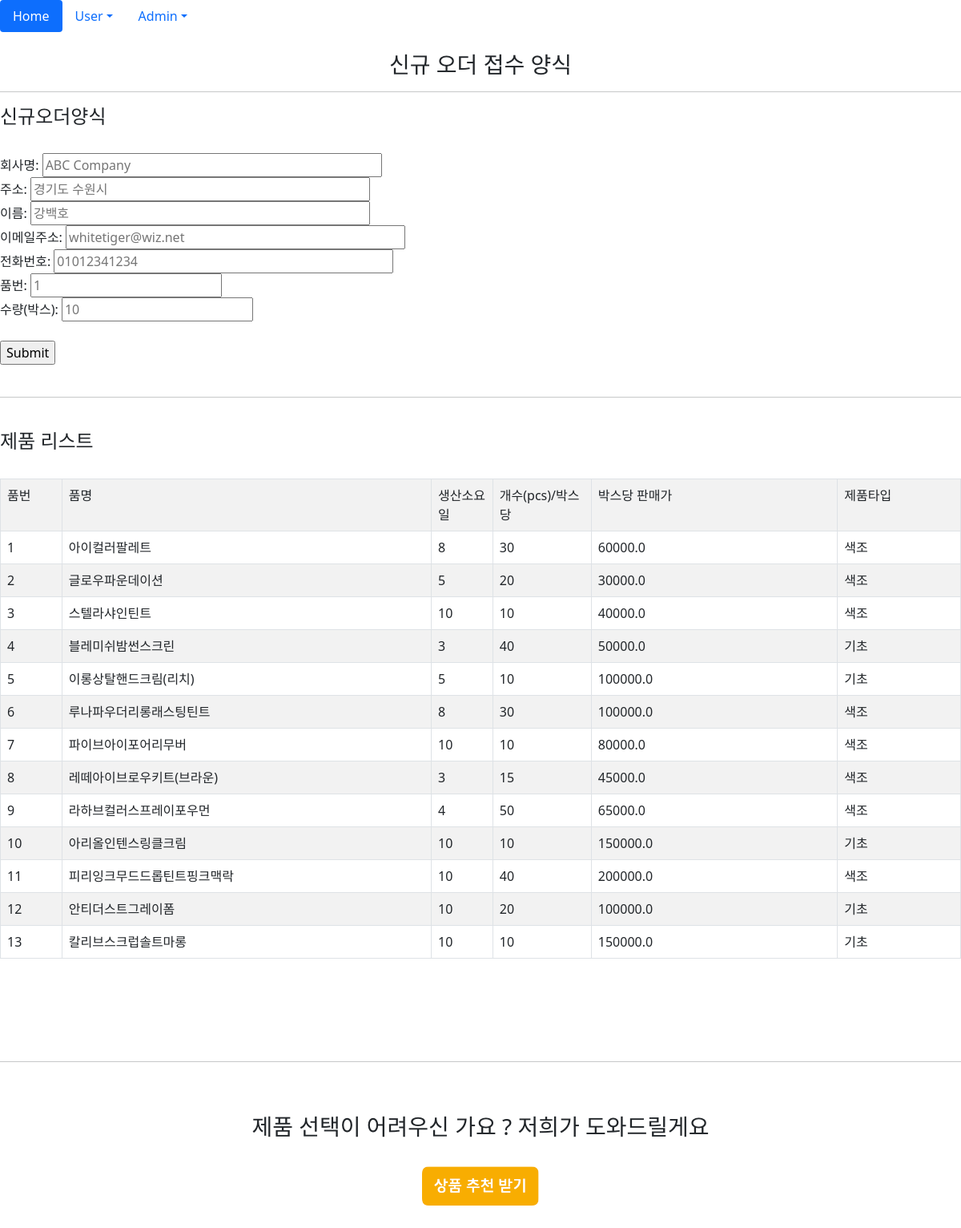
/user, run on the app's committed database.
### flask_app/models/sales.py (models this page shows, shortened)
class Products(db.Model):
    id = db.Column(db.Integer(), primary_key=True)
    name = db.Column(db.String(), nullable = False, unique=True)
    lead_time_days= db.Column(db.Integer(), nullable = False)
    pcs_for_box = db.Column(db.Integer(), nullable = False)
    price_for_box = db.Column(db.Float, nullable = False)
    prod_type = db.Column(db.String)

### flask_app/routes/main_routes.py (the view)
@bp.route('/user', methods = ["GET"])
def new_form():
    product_list = db.session.query(sales.Products).all()
    return render_template('form_.html', product_list = product_list)

### flask_app/templates/form_.html (shortened to what this page needs)
<!doctype html>
<html lang="en">
  <head>
    <link href="https://cdn.jsdelivr.net/npm/bootstrap@5.0.2/dist/css/bootstrap.min.css" rel="stylesheet">
  </head>
  <body>
        <div class = 'inner'>
        <ul class="nav nav-pills">
        <li class="nav-item">
            <a class="nav-link active" aria-current="page" href="{{ url_for('main.index') }}">Home</a>
        </li>
        <li class="nav-item dropdown">
            <a class="nav-link dropdown-toggle" data-bs-toggle="dropdown" href="#" role="button" aria-expanded="false">User</a>
            <li class="nav-item dropdown">
                <a class="nav-link dropdown-toggle" data-bs-toggle="dropdown" href="#" role="button" aria-expanded="false">Admin</a>
        </div><br>
        <center>
    <h3>신규 오더 접수 양식</h3></center>
    <div>
        <hr/>
    <h4>신규오더양식</h4>
    </div><br>
    <div id="form">
        <form method = "post" action='/user'>
            <div class="form-group">
            <label for="formGroupExampleInput">회사명:</label>
            <input id="company" name="company" type="text" placeholder="ABC Company" placeholder="10" size="40" required /><br>
            </div>
            <div class="form-group">
            <label for="formGroupExampleInput">주소:</label>
            <input id="location" name="location" type="text" placeholder="경기도 수원시" placeholder="10" size="40" required /><br>
            </div>
            <div class="form-group">
            <label>이름:</label>
            <input id="contact_name" name="contact_name" type="text" placeholder="강백호" placeholder="10" size="40" required /><br>
            </div>
            <div class="form-group"></class>
            <label>이메일주소:</label>
            <input id="email" name="email" type="text" placeholder="whitetiger@wiz.net" placeholder="10" size="40" required /><br>
            </div>
            <div class="form-group"></class>
            <label>전화번호:</label>
            <input id="mobile" name="mobile" type="text" placeholder="01012341234" placeholder="10" size="40" required /><br>
            </div>
            <div class="form-group"></class>
            <label>품번:</label>
            <input id="item_id" name="item_id" type="number" placeholder=1 placeholder="10" size="40" required /><br>
            </div>
            <div class="form-group"></class>
            <label>수량(박스):</label>
            <input id="qty" name="qty" type="number" placeholder=10 placeholder="10" size="40" required /><br>
            </div>
            <br>
            <input type="submit" value="Submit">
        </form>
    </div>   <br>
<hr/>
<br>
    <h4>제품 리스트</h4>
    <br>
    <div id="product">
        <table class="table table-bordered table-striped" style="width:100%; height: auto;">
            <tr>
                <td style="width: 50px;">
                    품번
                </td>
                <td style="width: 300px;">
                    품명
                </td>
                <td style="width: 50px;">
                    생산소요일
                </td>
                <td style="width: 80px;">
                    개수(pcs)/박스당
                </td>
                <td style="width: 200px;">
                    박스당 판매가
                </td>
                <td style="width: 100px;">
                    제품타입
                </td>
            </tr>
            {% for items in product_list %}
            <tr>
                <td>
                    {{items.id}}
                </td>
                <td>
                    {{items.name}}
                </td>
                <td>
                    {{items.lead_time_days}}
                </td>
                <td>
                    {{items.pcs_for_box}}
                </td>
                <td>
                    {{items.price_for_box}}
                </td>
                <td>
                    {{items.prod_type}}
                </td>
            </tr>
            {% endfor %}
        </table><br>
    </div>
    <br>
<div align=center>
    <br>
    <br>
<div>
<hr>
<br>
<br>
<h3>  제품 선택이 어려우신 가요 ? 저희가 도와드릴게요  </h3><br></div>
<a href = "{{ url_for('main.recommend_index') }}"><img src="/static/image/recom.png" height="50" width="150"></a>
<br>
<br>
<br>
</div>
<br>
<br>
</body>
</html>

### data on the page
Products: id "1", name "아이컬러팔레트", lead_time_days "8", pcs_for_box "30", price_for_box "60000.0", prod_type "색조"
Products: id "2", name "글로우파운데이션", lead_time_days "5", pcs_for_box "20", price_for_box "30000.0", prod_type "색조"
Products: id "3", name "스텔라샤인틴트", lead_time_days "10", pcs_for_box "10", price_for_box "40000.0", prod_type "색조"
Products: id "4", name "블레미쉬밤썬스크린", lead_time_days "3", pcs_for_box "40", price_for_box "50000.0", prod_type "기초"
Products: id "5", name "이롱상탈핸드크림(리치)", lead_time_days "5", pcs_for_box "10", price_for_box "100000.0", prod_type "기초"
Products: id "6", name "루나파우더리롱래스팅틴트", lead_time_days "8", pcs_for_box "30", price_for_box "100000.0", prod_type "색조"
Products: id "7", name "파이브아이포어리무버", lead_time_days "10", pcs_for_box "10", price_for_box "80000.0", prod_type "색조"
Products: id "8", name "레떼아이브로우키트(브라운)", lead_time_days "3", pcs_for_box "15", price_for_box "45000.0", prod_type "색조"
Products: id "9", name "라하브컬러스프레이포우먼", lead_time_days "4", pcs_for_box "50", price_for_box "65000.0", prod_type "색조"
Products: id "10", name "아리올인텐스링클크림", lead_time_days "10", pcs_for_box "10", price_for_box "150000.0", prod_type "기초"
Products: id "11", name "피리잉크무드드롭틴트핑크맥락", lead_time_days "10", pcs_for_box "40", price_for_box "200000.0", prod_type "색조"
Products: id "12", name "안티더스트그레이폼", lead_time_days "10", pcs_for_box "20", price_for_box "100000.0", prod_type "기초"
Products: id "13", name "칼리브스크럽솔트마롱", lead_time_days "10", pcs_for_box "10", price_for_box "150000.0", prod_type "기초"
